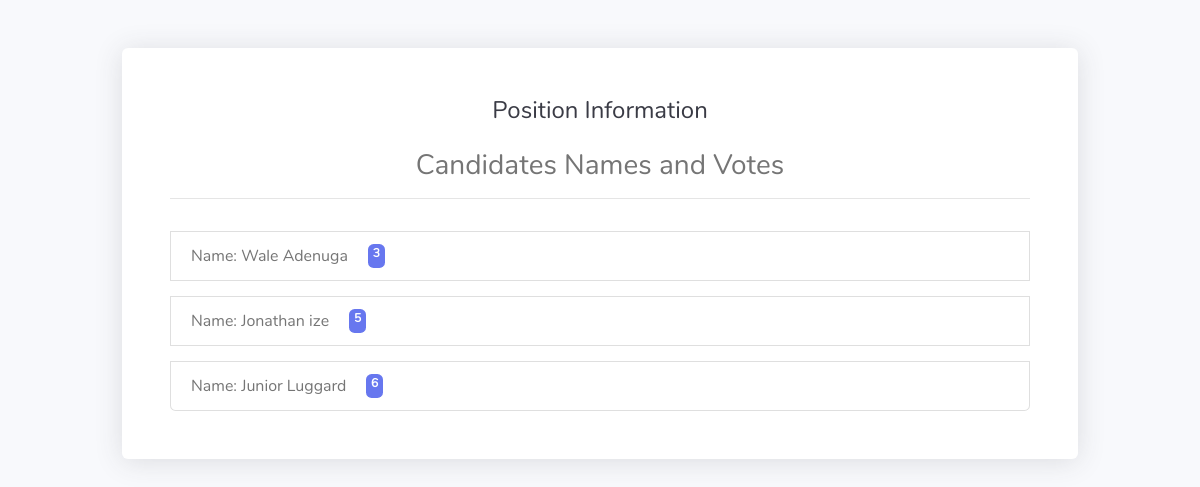
/index.php/positiondetails/v6hJl1pib (signed in), run on the app's committed database.
### tables this page shows
CREATE TABLE `candidate` (
  `id` int NOT NULL,
  `name` text,
  `email` text,
  `photo` text,
  `position_id` text,
  `votes` text,
  `date_joined` text,
  `manifesto` text,
  `candidate_id` text
);

### application/controllers/admin/Positiondetails.php (called while the page is built, shortened)
<?php
class Positiondetails extends CI_Controller {
	public function index($page)
	{
if(empty($_SESSION["adminid"])|| !isset($_SESSION["adminid"])){
redirect("adminlogin");
}
else{
  $adminid=$_SESSION["adminid"];
}
$data["adminid"]=$adminid;
        $twilo=$this->db->escape_str($page);
$mirror=$this->db->query("SELECT * FROM `candidate` WHERE `position_id`='$twilo'");
$reader=$mirror->result();
$data["amen"]=$reader;
		$this->load->view('admin/positiondetails',$data);
	}
}

### index.php (called while the page is built, shortened)
<?php
require_once BASEPATH.'core/CodeIgniter.php';

### application/views/admin/positiondetails.php (the view, shortened to what this page needs)
<!DOCTYPE html>
<html lang="en">
<head>
  <link href="<?php      echo base_url(); ?>templates/vendor/fontawesome-free/css/all.min.css" rel="stylesheet" type="text/css">
  <link href="<?php      echo base_url(); ?>templates/vendor/bootstrap/css/bootstrap.min.css" rel="stylesheet" type="text/css">
  <link href="<?php      echo base_url(); ?>templates/css/ruang-admin.min.css" rel="stylesheet">
</head>
<body class="bg-gradient-login">
  <div class="container-login">
    <div class="row justify-content-center">
      <div class="col-xl-10 col-lg-12 col-md-9">
        <div class="card shadow-sm my-5">
          <div class="card-body p-0">
            <div class="row">
              <div class="col-lg-12">
                <div class="login-form">
                  <div class="text-center">
                    <h1 class="h4 text-gray-900 mb-4">Position Information</h1>
                    <h3>Candidates Names and Votes</h3>
                  </div>
                  <hr>
<section>
<ul class="list-group">
<?php
foreach($amen as $row):
?>
<div class=" text-center">
    <li class="list-group-item" style="display:flex;">Name: <?php  echo $row->name.'<span style="margin-left:20px;" class="badge badge-primary">'.$row->votes.'</span>';      ?> </li>
<?php
endforeach;
?>
</div>
</div>
</section>
                </div>
              </div>
            </div>
          </div>
        </div>
      </div>
    </div>
  </div>
</body>
</html>

### data on the page
candidate: name "Wale Adenuga", votes "3"
candidate: name "Jonathan ize", votes "5"
candidate: name "Junior Luggard", votes "6"
